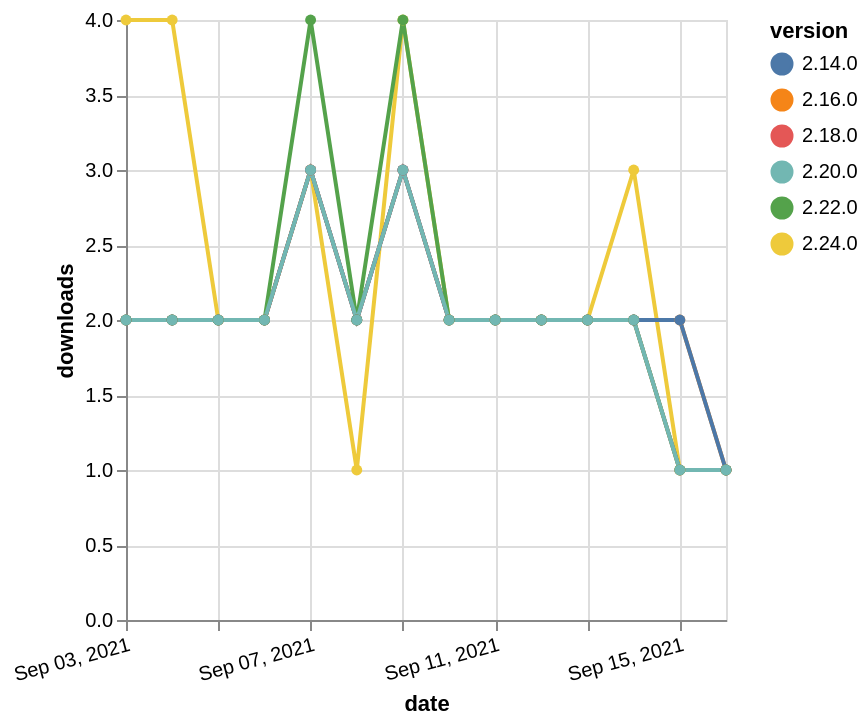

Write a Vega-Lite specification for this figure.
### Vega-Lite specification from a JSON file in a GitHub repository (floating-point values rounded to 4 significant figures)
{"$schema": "https://vega.github.io/schema/vega-lite/v5.json", "description": "A simple bar chart with embedded data.", "data": {"values": [{"date": "2021-09-03", "total": 1644, "delta": 2, "version": "2.16.0"}, {"date": "2021-09-04", "total": 1646, "delta": 2, "version": "2.16.0"}, {"date": "2021-09-05", "total": 1648, "delta": 2, "version": "2.16.0"}, {"date": "2021-09-06", "total": 1650, "delta": 2, "version": "2.16.0"}, {"date": "2021-09-07", "total": 1653, "delta": 3, "version": "2.16.0"}, {"date": "2021-09-08", "total": 1655, "delta": 2, "version": "2.16.0"}, {"date": "2021-09-09", "total": 1658, "delta": 3, "version": "2.16.0"}, {"date": "2021-09-10", "total": 1660, "delta": 2, "version": "2.16.0"}, {"date": "2021-09-11", "total": 1662, "delta": 2, "version": "2.16.0"}, {"date": "2021-09-12", "total": 1664, "delta": 2, "version": "2.16.0"}, {"date": "2021-09-13", "total": 1666, "delta": 2, "version": "2.16.0"}, {"date": "2021-09-14", "total": 1668, "delta": 2, "version": "2.16.0"}, {"date": "2021-09-15", "total": 1670, "delta": 2, "version": "2.16.0"}, {"date": "2021-09-16", "total": 1671, "delta": 1, "version": "2.16.0"}, {"date": "2021-09-03", "total": 229, "delta": 4, "version": "2.24.0"}, {"date": "2021-09-04", "total": 233, "delta": 4, "version": "2.24.0"}, {"date": "2021-09-05", "total": 235, "delta": 2, "version": "2.24.0"}, {"date": "2021-09-06", "total": 237, "delta": 2, "version": "2.24.0"}, {"date": "2021-09-07", "total": 240, "delta": 3, "version": "2.24.0"}, {"date": "2021-09-08", "total": 241, "delta": 1, "version": "2.24.0"}, {"date": "2021-09-09", "total": 245, "delta": 4, "version": "2.24.0"}, {"date": "2021-09-10", "total": 247, "delta": 2, "version": "2.24.0"}, {"date": "2021-09-11", "total": 249, "delta": 2, "version": "2.24.0"}, {"date": "2021-09-12", "total": 251, "delta": 2, "version": "2.24.0"}, {"date": "2021-09-13", "total": 253, "delta": 2, "version": "2.24.0"}, {"date": "2021-09-14", "total": 256, "delta": 3, "version": "2.24.0"}, {"date": "2021-09-15", "total": 257, "delta": 1, "version": "2.24.0"}, {"date": "2021-09-16", "total": 258, "delta": 1, "version": "2.24.0"}, {"date": "2021-09-03", "total": 1477, "delta": 2, "version": "2.18.0"}, {"date": "2021-09-04", "total": 1479, "delta": 2, "version": "2.18.0"}, {"date": "2021-09-05", "total": 1481, "delta": 2, "version": "2.18.0"}, {"date": "2021-09-06", "total": 1483, "delta": 2, "version": "2.18.0"}, {"date": "2021-09-07", "total": 1486, "delta": 3, "version": "2.18.0"}, {"date": "2021-09-08", "total": 1488, "delta": 2, "version": "2.18.0"}, {"date": "2021-09-09", "total": 1491, "delta": 3, "version": "2.18.0"}, {"date": "2021-09-10", "total": 1493, "delta": 2, "version": "2.18.0"}, {"date": "2021-09-11", "total": 1495, "delta": 2, "version": "2.18.0"}, {"date": "2021-09-12", "total": 1497, "delta": 2, "version": "2.18.0"}, {"date": "2021-09-13", "total": 1499, "delta": 2, "version": "2.18.0"}, {"date": "2021-09-14", "total": 1501, "delta": 2, "version": "2.18.0"}, {"date": "2021-09-15", "total": 1502, "delta": 1, "version": "2.18.0"}, {"date": "2021-09-16", "total": 1503, "delta": 1, "version": "2.18.0"}, {"date": "2021-09-03", "total": 2050, "delta": 2, "version": "2.14.0"}, {"date": "2021-09-04", "total": 2052, "delta": 2, "version": "2.14.0"}, {"date": "2021-09-05", "total": 2054, "delta": 2, "version": "2.14.0"}, {"date": "2021-09-06", "total": 2056, "delta": 2, "version": "2.14.0"}, {"date": "2021-09-07", "total": 2059, "delta": 3, "version": "2.14.0"}, {"date": "2021-09-08", "total": 2061, "delta": 2, "version": "2.14.0"}, {"date": "2021-09-09", "total": 2064, "delta": 3, "version": "2.14.0"}, {"date": "2021-09-10", "total": 2066, "delta": 2, "version": "2.14.0"}, {"date": "2021-09-11", "total": 2068, "delta": 2, "version": "2.14.0"}, {"date": "2021-09-12", "total": 2070, "delta": 2, "version": "2.14.0"}, {"date": "2021-09-13", "total": 2072, "delta": 2, "version": "2.14.0"}, {"date": "2021-09-14", "total": 2074, "delta": 2, "version": "2.14.0"}, {"date": "2021-09-15", "total": 2076, "delta": 2, "version": "2.14.0"}, {"date": "2021-09-16", "total": 2077, "delta": 1, "version": "2.14.0"}, {"date": "2021-09-03", "total": 730, "delta": 2, "version": "2.22.0"}, {"date": "2021-09-04", "total": 732, "delta": 2, "version": "2.22.0"}, {"date": "2021-09-05", "total": 734, "delta": 2, "version": "2.22.0"}, {"date": "2021-09-06", "total": 736, "delta": 2, "version": "2.22.0"}, {"date": "2021-09-07", "total": 740, "delta": 4, "version": "2.22.0"}, {"date": "2021-09-08", "total": 742, "delta": 2, "version": "2.22.0"}, {"date": "2021-09-09", "total": 746, "delta": 4, "version": "2.22.0"}, {"date": "2021-09-10", "total": 748, "delta": 2, "version": "2.22.0"}, {"date": "2021-09-11", "total": 750, "delta": 2, "version": "2.22.0"}, {"date": "2021-09-12", "total": 752, "delta": 2, "version": "2.22.0"}, {"date": "2021-09-13", "total": 754, "delta": 2, "version": "2.22.0"}, {"date": "2021-09-14", "total": 756, "delta": 2, "version": "2.22.0"}, {"date": "2021-09-15", "total": 757, "delta": 1, "version": "2.22.0"}, {"date": "2021-09-16", "total": 758, "delta": 1, "version": "2.22.0"}, {"date": "2021-09-03", "total": 1004, "delta": 2, "version": "2.20.0"}, {"date": "2021-09-04", "total": 1006, "delta": 2, "version": "2.20.0"}, {"date": "2021-09-05", "total": 1008, "delta": 2, "version": "2.20.0"}, {"date": "2021-09-06", "total": 1010, "delta": 2, "version": "2.20.0"}, {"date": "2021-09-07", "total": 1013, "delta": 3, "version": "2.20.0"}, {"date": "2021-09-08", "total": 1015, "delta": 2, "version": "2.20.0"}, {"date": "2021-09-09", "total": 1018, "delta": 3, "version": "2.20.0"}, {"date": "2021-09-10", "total": 1020, "delta": 2, "version": "2.20.0"}, {"date": "2021-09-11", "total": 1022, "delta": 2, "version": "2.20.0"}, {"date": "2021-09-12", "total": 1024, "delta": 2, "version": "2.20.0"}, {"date": "2021-09-13", "total": 1026, "delta": 2, "version": "2.20.0"}, {"date": "2021-09-14", "total": 1028, "delta": 2, "version": "2.20.0"}, {"date": "2021-09-15", "total": 1029, "delta": 1, "version": "2.20.0"}, {"date": "2021-09-16", "total": 1030, "delta": 1, "version": "2.20.0"}]}, "width": "container", "mark": {"type": "line", "point": {"filled": true}}, "encoding": {"x": {"field": "date", "type": "temporal", "timeUnit": "yearmonthdate", "title": "date", "axis": {"labelAngle": -15}}, "y": {"field": "delta", "type": "quantitative", "title": "downloads"}, "color": {"field": "version", "type": "nominal"}, "tooltip": {"field": "delta"}}}
